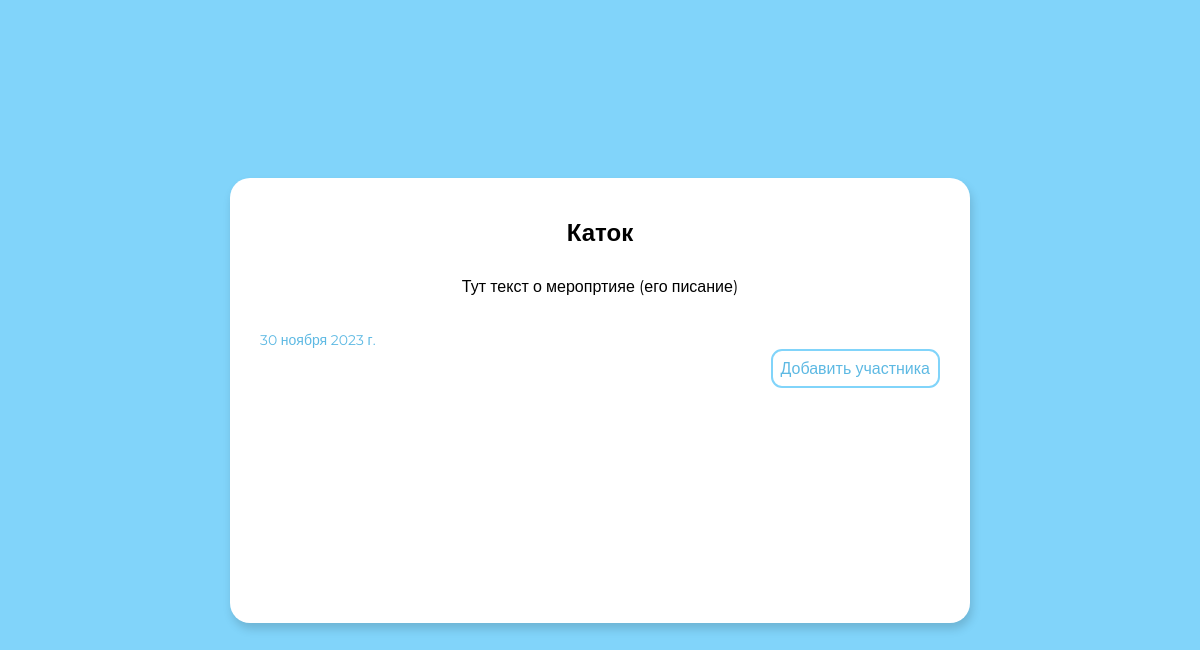
The page /events/1/ on the database as committed earlier.
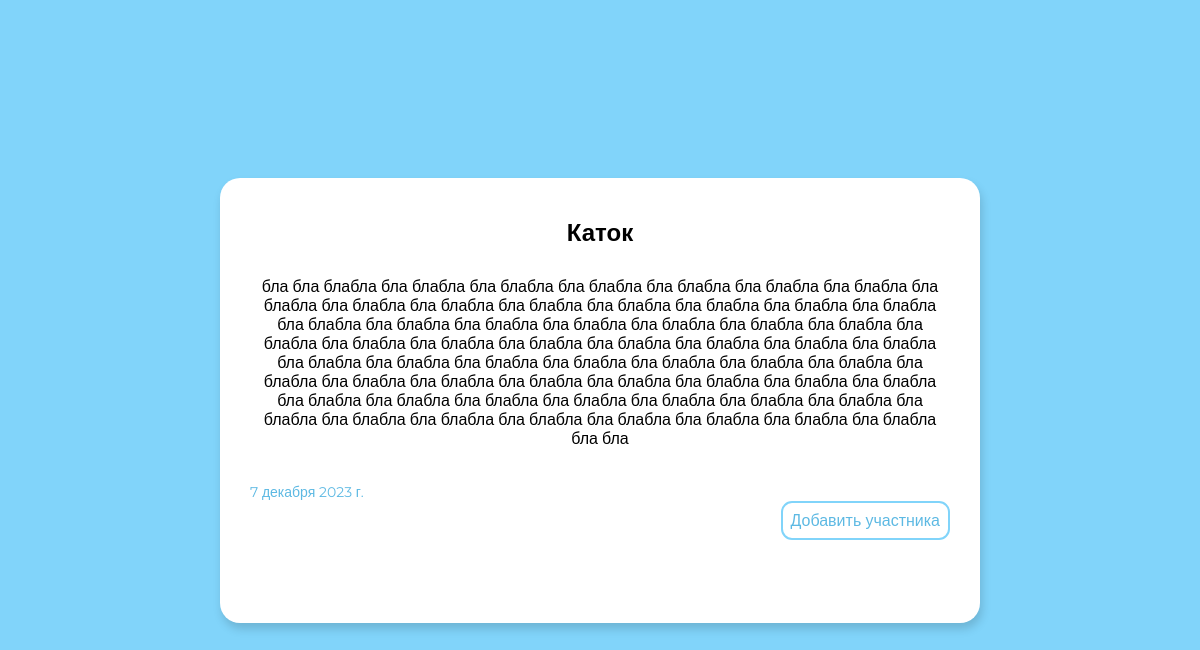
The same page on the database as committed later.
### events/models.py (models this page shows, shortened)
class Events(models.Model):
    title = models.CharField('Название', max_length=155)
    description = models.CharField('Описание', max_length=250)
    full_text = models.TextField('Мероприятие')
    date = models.DateField('Дата мероприятия')
    class Meta:
        verbose_name = 'Мероприятие'
        verbose_name_plural = 'Мероприятия'

### events/views.py (the view)
# urls.py: path('<int:event_id>/', views.event_detail, name='event_detail'),
def event_detail(request, event_id):
    event = get_object_or_404(Events, pk=event_id)
    return render(request, 'events/event_detail.html', {'event': event})

### events/templates/events/event_detail.html (shortened to what this page needs)
{% load static %}
<!doctype html>
<html lang="en">
<head>
    <link rel="stylesheet" type="text/css" href="{% static 'events/event_detail_styles.css' %}">
</head>
<body>
    <div class="form">
        <div class="mytitle">
            {{event.title}}
        </div>
        <div class="full-text">
            {{event.full_text}}
        </div>
        <div class="date-container">
            <span class="date">
                {{event.date}}
            </span>
        </div>
        <div class="button-container">
            <a class="add-button" href="{%url 'add_participant' event_id=event.id%}">
                Добавить участника
            </a>
        </div>
    </div>
</body>
</html>

### events/static/events/event_detail_styles.css (style rules this page uses)
body { margin: 0; background-color: #81d4fa; font-family: 'Montserrat', sans-serif; overflow: hidden; display: flex; align-items: center; justify-content: center; height: 100vh; }
.form { background-color: #ffffff; min-width: 680px; border-radius: 20px; padding: 30px 30px 15px 30px; box-shadow: 2px 6px 10px rgba(0, 0, 0, 0.15); min-height: 400px; max-width: 700px; text-align: center; }
.mytitle { font-weight: bold; margin-top: 10px; margin-bottom: 30px; font-size: 24px; }
.full-text { margin-bottom: 15px; }
.date { margin-top: 20px; font-size: 14px; float: left; color: #5db9e3; }
.add-button { padding: 8px; border: 2px solid #81d4fa; color: #5db9e3; border-radius: 11px; cursor: pointer; transition: color, background-color, transform 0.2s ease; }
.button-container { display: flex; justify-content: flex-end; align-items: flex-end; }
.date-container { display: flex; justify-content: flex-start; align-items: flex-end; }
a { text-decoration: none; }

Rows that differ between the two databases and show on the page:
changed Events "Каток": full_text "Тут текст о меропртияе (его писание)" → "бла бла блабла бла блабла бла блабла бла блабла бла блабла бла блабла бла блабла бла блабла бла блабла бла блабла бла блабла бла блабла бла блабла бла блабла бла блабла бла блабла бла блабла бла блабла бла блабла бла блабла бла блабла бла блабла бла блабла бла блабла бла блабла бла блабла бла блабла бла блабла бла блабла бла блабла бла блабла бла блабла бла блабла бла блабла бла блабла бла блабла бла блабла бла блабла бла блабла бла блабла бла блабла бла блабла бла блабла бла блабла бла блабла бла блабла бла блабла бла блабла бла блабла бла блабла бла блабла бла блабла бла блабла бла блабла бла блабла бла блабла бла блабла бла блабла бла блабла бла блабла бла бла"; date "30 ноября 2023 г." → "7 декабря 2023 г."
